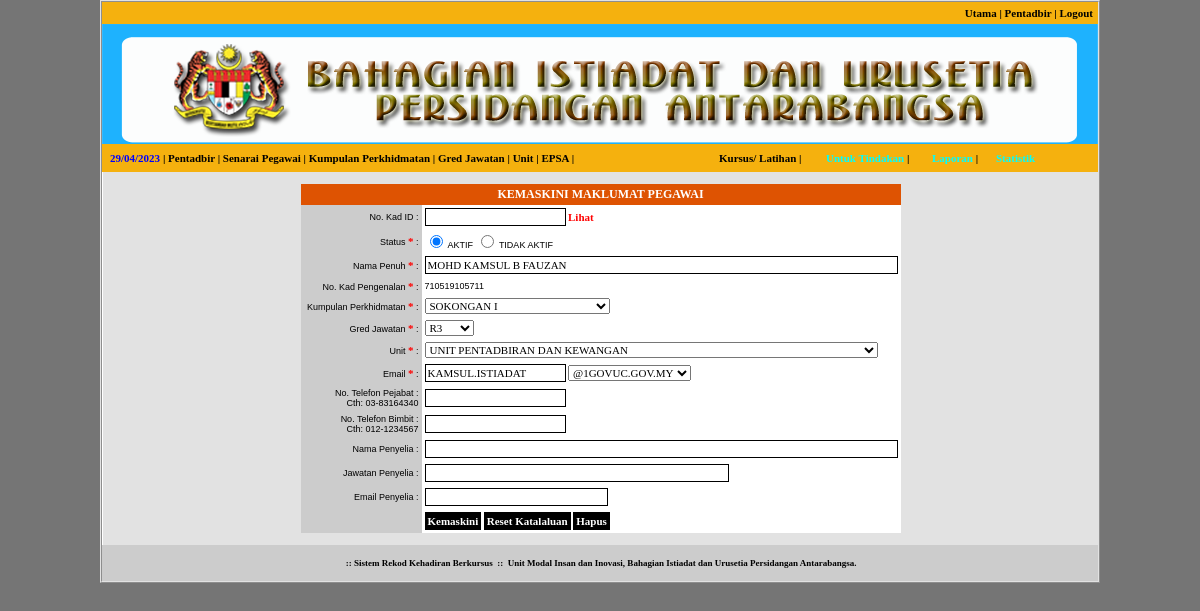
/admin/index.php?modul=staff&menu=kemaskini&id=9f3384fe9f7f73f9cae9261e40c80cff (signed in), run on the app's committed database.
### tables this page shows
CREATE TABLE IF NOT EXISTS `user` (
  `uids` varchar(32) NOT NULL,
  `ulevel` int(1) NOT NULL DEFAULT '3',
  `usah` int(1) NOT NULL DEFAULT '2',
  `utsah` int(11) NOT NULL,
  `udelete` int(1) NOT NULL DEFAULT '1',
  `unokp` varchar(12) NOT NULL,
  `upass` varchar(32) NOT NULL,
  `usoalan` varchar(255) NOT NULL,
  `ujawapan` varchar(255) NOT NULL,
  `uemail` varchar(255) NOT NULL,
  `unoid` varchar(255) NOT NULL,
  `unama` varchar(255) NOT NULL,
  `utpenempatan` varchar(255) NOT NULL,
  `pids` varchar(32) NOT NULL,
  `ugred` varchar(255) NOT NULL,
  `bids` varchar(32) NOT NULL,
  `utelefon` varchar(50) NOT NULL,
  `ubimbit` varchar(50) NOT NULL,
  `uselia` varchar(255) NOT NULL,
  `ujselia` varchar(255) NOT NULL,
  `ueselia` varchar(255) NOT NULL,
  `upada` int(11) NOT NULL,
  PRIMARY KEY (`unokp`)
);

### inc/fungsi.php (called while the page is built, shortened)
<?php
function semakSlash($input) {
	if(!get_magic_quotes_gpc()) {
		$input = mysql_real_escape_string($input);
	}
	return $input;
}
function input2($str) {
	$str = htmlentities(trim(semakSlash($str)));
	return $str;
}
function output1($str) {
	if(!get_magic_quotes_gpc()) {
		$str = stripslashes($str);
	}
	return $str;
}
?>

### tmp/admin/staff_kemaskini.php (the view, shortened to what this page needs)
<table width="995" cellspacing="0" cellpadding="2" border="0">
    <tr>
        <td align="center" valign="top" bgcolor="#E2E2E2">
            <br />
            <?php
			if (!empty($_GET['id']) && strlen($_GET['id']) == 32) {
				$s = "SELECT * FROM user WHERE uids = '" . input2($_GET['id']) . "' ORDER BY uids ASC";
				$d = mysql_query($s);
				$t = mysql_fetch_array($d);
			}
			?>
            <table width="600" border="0" cellpadding="3" style="border-collapse: collapse">
          	<form id="kursus" name="kursus" method="post" action="index.php?modul=staff&amp;menu=kemaskini" onsubmit="return lengkap();">
              <tr>
                <td colspan="2" align="center" bgcolor="#DE5302" class="text2">KEMASKINI MAKLUMAT PEGAWAI</td>
              </tr>
              <tr>
                <td width="158" align="right" bgcolor="#CCCCCC">No. Kad ID :</td>
                <td width="424" align="left"><input name="nokad" value="<?php echo $t['unoid']; ?>" type="text" class="input1" id="nokad" size="20" maxlength="50" />
                <a href="../files/kad.jpg" target="_blank"><font class="text8">Lihat</font></a></td>
              </tr>
              <tr>
                <td align="right" bgcolor="#CCCCCC">Status <span class="text8">*</span> :</td>
                <td align="left">
                	<input name="status" type="radio" id="status" value="3" <?php if ($t['ulevel'] == 2 || $t['ulevel'] == 3) { echo 'checked="checked"'; } ?> /> AKTIF
                    <input name="status" type="radio" id="status" value="4" <?php if ($t['ulevel'] == 4) { echo 'checked="checked"'; } ?> /> TIDAK AKTIF
                </td>
              </tr>
              <tr>
                <td align="right" bgcolor="#CCCCCC">Nama Penuh <span class="text8">*</span> :</td>
                <td align="left"><input name="nama" value="<?php echo $t['unama']; ?>" type="text" id="nama" size="75" maxlength="255" class="input1" /></td>
              </tr>
              <tr>
                <td align="right" bgcolor="#CCCCCC">No. Kad Pengenalan <span class="text8">*</span> :</td>
                <td align="left"><?php echo output1($t['unokp'],8); ?></td>
              </tr>
              <tr>
                <td align="right" bgcolor="#CCCCCC">Kumpulan Perkhidmatan <span class="text8">*</span> :</td>
                <td align="left"><select name="kumpulan" id="kumpulan">
                  <?php
					$sa = "SELECT * FROM kumpulan WHERE pdelete = 1 ORDER BY pid ASC";
					$da = mysql_query($sa);
					while ($ta = mysql_fetch_array($da)) {
						if ($ta['pids'] == $t['pids']) { $select = 'selected="selected"'; }
						else { $select = ""; }
						?>
                  <option value="<?php echo $ta['pids']; ?>" <?php echo $select; ?>><?php echo $ta['kumpulan']; ?></option>
                  <?php
					}
					?>
                </select></td>
              </tr>
              <tr>
                <td align="right" bgcolor="#CCCCCC">Gred Jawatan <span class="text8">*</span> :</td>
                <td align="left"><select name="gred" id="gred">
                  <?php
					$sa = "SELECT * FROM gred ORDER BY gred DESC";
					$da = mysql_query($sa);
					while ($ta = mysql_fetch_array($da)) {
						if ($ta['gred'] == $t['ugred']) { $select = 'selected="selected"'; }
						else { $select = ""; }
						?>
                  <option value="<?php echo $ta['gred']; ?>" <?php echo $select; ?>><?php echo $ta['gred']; ?></option>
                  <?php
					}
					?>
                </select></td>
              </tr>
              <tr>
                <td align="right" bgcolor="#CCCCCC">Unit <span class="text8">*</span> :</td>
                <td align="left"><select name="bahagian" id="bahagian">
                  <?php
					$sa = "SELECT * FROM bahagian WHERE bdelete = 1 ORDER BY bahagian ASC";
					$da = mysql_query($sa);
					while ($ta = mysql_fetch_array($da)) {
						if ($ta['bids'] == $t['bids']) { $select = 'selected="selected"'; }
						else { $select = ""; }
						?>
                  <option value="<?php echo $ta['bids']; ?>" <?php echo $select; ?>><?php echo $ta['bahagian']; ?></option>
                  <?php
					}
					?>
                </select></td>
              </tr>
              <tr>
                <td align="right" bgcolor="#CCCCCC">Email <span class="text8">*</span> :</td>
                <td align="left">
                  <?php  $email = explode("@",$t['uemail']); ?>
                  <input name="email" value="<?php echo $email[0]; ?>" type="text" class="input1" id="email" size="20" maxlength="50" />
                  <select name="domain" id="domain">
                    <option value="@1GOVUC.GOV.MY" <?php if ($email[1] == "1GOVUC.GOV.MY") { echo 'selected="selected"'; } ?>>@1GOVUC.GOV.MY</option>
                  </select></td>
              </tr>
              <tr>
                <td align="right" bgcolor="#CCCCCC">No. Telefon Pejabat :<br>
                  Cth: 03-83164340</td>
                <td align="left" class="text8"><input name="notel" value="<?php echo $t['utelefon']; ?>" type="text" class="input1" id="gred3" size="20" maxlength="50" />
                  </td>
              </tr>
              <tr>
                <td align="right" bgcolor="#CCCCCC">No. Telefon Bimbit :<br>
                  Cth: 012-1234567</td>
                <td align="left" class="text8"><input name="nohp" value="<?php echo $t['ubimbit']; ?>" type="text" class="input1" id="gred4" size="20" maxlength="50" />
                  </td>
              </tr>
              <tr>
                <td align="right" bgcolor="#CCCCCC">Nama Penyelia :</td>
                <td align="left"><input name="nselia" type="text" value="<?php echo $t['uselia']; ?>" id="nselia" size="75" maxlength="255" class="input1" /></td>
              </tr>
              <tr>
                <td align="right" bgcolor="#CCCCCC">Jawatan Penyelia :</td>
                <td align="left">
				<input name="jselia" type="text" value="<?php echo $t['ujselia']; ?>" id="soalan3" size="47" maxlength="255" class="input1" /></td>
              </tr>
              <tr>
                <td align="right" bgcolor="#CCCCCC">Email Penyelia :</td>
                <td align="left">
				<input name="eselia" type="text" value="<?php echo $t['ueselia']; ?>" id="soalan4" size="27" maxlength="255" class="input1" /></td>
              </tr>
              <tr>
                <td align="right" bgcolor="#CCCCCC">&nbsp;</td>
                <td align="left"><input name="id" type="hidden" id="id" value="<?php echo $t['uids']; ?>" />
                  <input type="submit" name="Submit" id="Submit" value="Kemaskini" class="button" />
                  <input type="submit" name="Submit" id="Submit" value="Reset Katalaluan" class="button" />
<input type="submit" name="Submit" id="Submit" value="Hapus" class="button" /></td>
              </tr>
          	</form>
            </table>
      <br /></td>
    </tr>
</table>

### files/latihan.css (style rules this page uses)
BODY { background: #757575; color: #000000; font-size: 11px; font-family: Tahoma, Verdana; }
A:link { color: #000000; text-decoration: none; font-family: Tahoma, Verdana; }
TABLE { font-size: 11px; font-family: Tahoma, Verdana; background: #FFFFFF; border-color: #E2E2E2; }
SELECT { font-size: 11px; font-family: Tahoma, Verdana; }
.text2 { font-family: Tahoma, Verdana; font-size: 12px; font-weight: bold; color: #FFFFFF; }
.text8 { font-family: Tahoma, Verdana; font-size: 11px; font-weight: bold; color: #FF0000; }
.input1 { font-family: Tahoma, Verdana; font-size: 11px; border: 1px solid black; text-transform: uppercase; background: white; padding: 2px; }
.button { color: #FFFFFF; font-family: Tahoma, Verdana; font-size: 11px; font-weight: bold; border: 1px solid black; background: #000000; padding: 2px; }

### data on the page
user: ulevel "☑", nama "MOHD KAMSUL B FAUZAN", unokp "710519105711", email "KAMSUL.ISTIADAT", domain "@1GOVUC.GOV.MY"

### other printed values
form field kumpulan "SOKONGAN I"
form field gred "R3"
form field bahagian "UNIT PENTADBIRAN DAN KEWANGAN"
